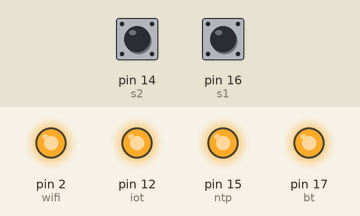
The sketch below on a simulated Arduino Uno, built with avr-gcc and run on an emulated ATmega328P. Parts: output pins drawn as LEDs (lit = HIGH). The inputs (shaded band) are chosen by the test bench; at power-on: pin 14 (s2) HIGH, pin 16 (s1) HIGH.

Above: at 1.2 s.
1.3 s: pin 14 (s2) pulled LOW for 0.15 s
At 1.37 s:
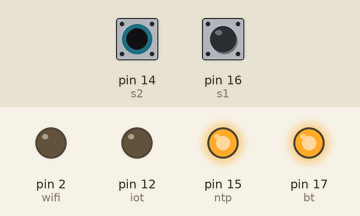
2.9 s: pin 16 (s1) pulled LOW for 0.15 s
At 2.97 s:
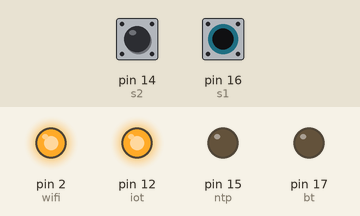
4.5 s: pin 16 (s1) pulled LOW for 3.2 s
At 8.4 s:
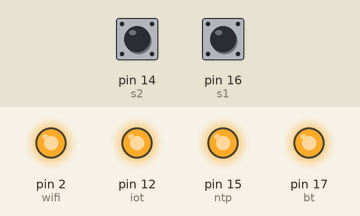
9.2 s: pin 14 (s2) pulled LOW for 3.2 s
At 9.5 s:
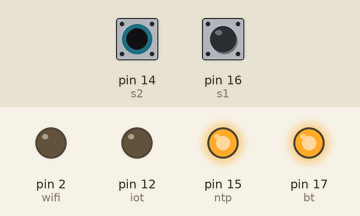
Timing chart, 0 to 13.9 s (numbered marks = the images above; inputs shaded):
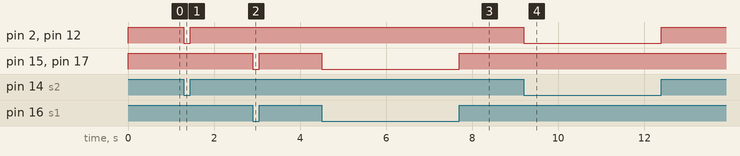

Measured:
- after the input at 1.3 s, pin 2 (wifi), pin 12 (iot): HIGH → LOW at once, → HIGH 0.15 s later
- after the input at 2.9 s, pin 15 (ntp), pin 17 (bt): HIGH → LOW at once, → HIGH 0.15 s later
- after the input at 4.5 s, pin 15 (ntp), pin 17 (bt): HIGH → LOW at once, → HIGH 3.2 s later
- after the input at 9.2 s, pin 2 (wifi), pin 12 (iot): HIGH → LOW at once, → HIGH 3.2 s later

The sketch:

________________.ino
```cpp
int bt = 17;
int wifi = 2;
int ntp = 15;
int iot = 12;
const int s1 = 16;
const int s2 = 14;

void setup(){

pinMode(bt, OUTPUT);
pinMode(wifi, OUTPUT);
pinMode(ntp, OUTPUT);
pinMode(iot, OUTPUT);
pinMode(s1, INPUT_PULLUP);
pinMode(s2, INPUT_PULLUP);
digitalWrite(bt, HIGH);
digitalWrite(wifi, HIGH);
digitalWrite(ntp, HIGH);
digitalWrite(iot, HIGH);

}

void loop(){
if (digitalRead(s1) == LOW)
  {
  forward();
  }
  else if (digitalRead(s2) == LOW)
  {
    backward();
  }else{
    stopped();
  }


}


void stopped1(){
digitalWrite(bt,LOW);
digitalWrite(wifi,LOW);
digitalWrite(ntp,LOW);
digitalWrite(iot,LOW);
}

void forward(){  //เรียกใช้งาน
digitalWrite(bt,LOW);
digitalWrite(wifi,HIGH);
digitalWrite(ntp,LOW);
digitalWrite(iot,HIGH);
 }
void backward(){
digitalWrite(bt,HIGH);
digitalWrite(wifi,LOW);
digitalWrite(ntp,HIGH);
digitalWrite(iot,LOW);
}


void right(){
digitalWrite(bt,HIGH);
digitalWrite(wifi,LOW);
digitalWrite(ntp,LOW);
digitalWrite(iot,HIGH);
}


void lift(){
digitalWrite(bt,LOW);
digitalWrite(wifi,HIGH);
digitalWrite(ntp,HIGH);
digitalWrite(iot,LOW);
}


void stopped(){
digitalWrite(bt,HIGH);
digitalWrite(wifi,HIGH);
digitalWrite(ntp,HIGH);
digitalWrite(iot,HIGH);


}
```
